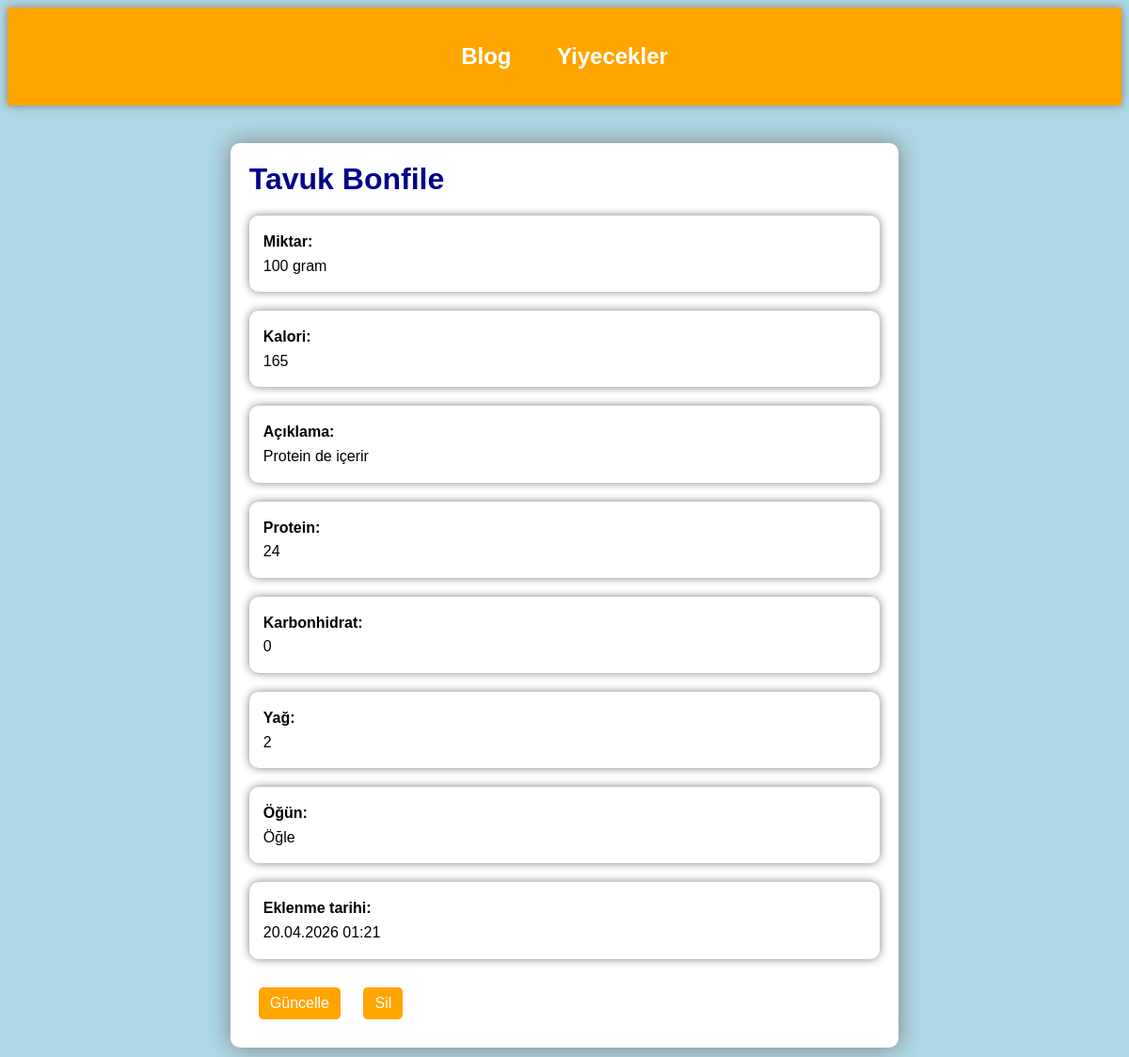
The page /meals/meal/1/ on the database its author committed.
### meal/models.py (models this page shows, shortened)
class Meal(models.Model):
    OGUN_SECENEKLERI = [
        ("kahvalti", "Kahvaltı"),
        ("ogle", "Öğle"),
        ("aksam", "Akşam"),
    ]
    ad = models.CharField(max_length=100)
    kalori = models.IntegerField()
    miktar = models.CharField(max_length=100)
    aciklama = models.TextField()
    ogun = models.CharField(max_length=20, choices=OGUN_SECENEKLERI)
    created_at = models.DateTimeField(auto_now_add=True)
    protein = models.IntegerField(default=0)
    karbonhidrat = models.IntegerField(default=0)
    yag = models.IntegerField(default=0)

### meal/views.py (the view)
# urls.py: path("meal/<int:id>/", views.meal_detail, name="meal_detail"),
def meal_detail(request, id):
    meal = get_object_or_404(Meal, id = id)
    return render(request, "meal_detail.html", {"meal": meal})

### meal/templates/meal_detail.html
{% extends "base.html" %}
{% block content %}
<div class="detail-card">
    <h1>{{ meal.ad }}</h1>
    <p class="p"><strong>Miktar: </strong>{{ meal.miktar }}</p>
    <p class="p"><strong>Kalori: </strong>{{ meal.kalori }}</p>
    <p class="p"><strong>Açıklama: </strong>{{ meal.aciklama }}</p>
    <p class="p"><strong>Protein: </strong>{{ meal.protein }}</p>
    <p class="p"><strong>Karbonhidrat: </strong>{{ meal.karbonhidrat }}</p>
    <p class="p"><strong>Yağ: </strong>{{ meal.yag }}</p>
    <p class="p"><strong>Öğün: </strong>{{ meal.get_ogun_display }}</p>
    <p class="p"><strong>Eklenme tarihi: </strong>{{ meal.created_at|date:"d.m.Y H:i" }}</p>
    <a href="{% url 'meal_update' meal.id %}" class="btn1">Güncelle</a>
    <a href="{% url 'meal_delete' meal.id %}" class="btn1">Sil</a>
</div>
{% endblock %}

### static/style.css (style rules this page uses)
body { font-family: Arial; background-color: lightblue; }
p { background-color: white; display: inline-block; margin: 20px 0; padding: 15px; border-radius: 10px; box-shadow: 0px 0px 10px gray; }
.p { background-color: white; display: flex; flex-direction: column; margin: 20px 0; padding: 15px; border-radius: 10px; box-shadow: 0px 0px 10px gray; }
a, button { text-decoration: none; }
.detail-card { background: white; padding: 20px; border-radius: 10px; margin: 0 0 10px 0; box-shadow: 0px 0px 25px gray; }
.detail-card h1 { text-align: left; margin: 0 0 20px 0; color: darkblue; }
.detail-card p { line-height: 1.6; }
.btn1, .btn2 { display: inline-block; background: orange; color: white; padding: 8px 12px; border-radius: 5px; margin: 10px; transition: 0.5s; }

### rows shown on the page
Meal: ad "Tavuk Bonfile", miktar "100 gram", kalori "165", aciklama "Protein de içerir", protein "24", karbonhidrat "0", yag "2", ogun "Öğle", created_at "20.04.2026 01:21"
